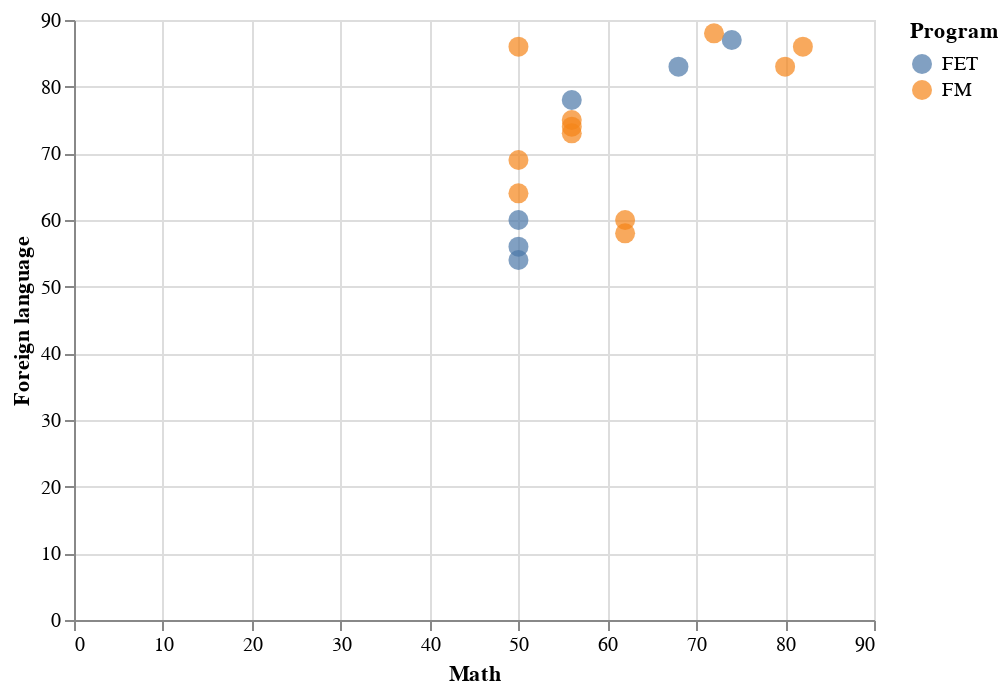

The cell this chart's notebook holds for it:
### Code cell
alt.Chart(df).mark_circle(size=100).encode(
    x='Math',
    y='Foreign language',
    color='Program',
    tooltip=['Name', 'Total Score']
).interactive()

### Figure 1 — Vega-Lite specification as saved in the notebook (floating-point values rounded to 4 significant figures)
{"config": {"view": {"continuousWidth": 400, "continuousHeight": 300}}, "data": {"name": "data-092c9a9eb8efa3f28cbe6f7b2eb85a67"}, "mark": {"type": "circle", "size": 100}, "encoding": {"color": {"type": "nominal", "field": "Program"}, "tooltip": [{"type": "nominal", "field": "Name"}, {"type": "quantitative", "field": "Total Score"}], "x": {"type": "quantitative", "field": "Math"}, "y": {"type": "quantitative", "field": "Foreign language"}}, "selection": {"selector003": {"type": "interval", "bind": "scales", "encodings": ["x", "y"]}}, "$schema": "https://vega.github.io/schema/vega-lite/v4.8.1.json", "datasets": {"data-092c9a9eb8efa3f28cbe6f7b2eb85a67": [{"Name": "Абрамов Петр Александрович", "Total Score": 243, "Math": 75.0, "Russian": 98.0, "IT": 70.0, "Program": "ITMB", "Foreign language": null}, {"Name": "Амерханова Наргиза Артуровна", "Total Score": 286, "Math": 96.0, "Russian": 89.0, "IT": 96.0, "Program": "ITMB", "Foreign language": null}, {"Name": "Баранов Алексей Алексеевич", "Total Score": 235, "Math": 45.0, "Russian": 96.0, "IT": 94.0, "Program": "ITMB", "Foreign language": null}, {"Name": "Баубеков Мирас Булатулы", "Total Score": 217, "Math": 70.0, "Russian": 81.0, "IT": 66.0, "Program": "ITMB", "Foreign language": null}, {"Name": "Богун Владислав Олегович", "Total Score": 242, "Math": 78.0, "Russian": 85.0, "IT": 79.0, "Program": "ITMB", "Foreign language": null}, {"Name": "Бойченко Анна Дмитриевна", "Total Score": 275, "Math": 86.0, "Russian": 89.0, "IT": 96.0, "Program": "ITMB", "Foreign language": null}, {"Name": "Воронков Георгий Юрьевич", "Total Score": 184, "Math": 45.0, "Russian": 72.0, "IT": 67.0, "Program": "ITMB", "Foreign language": null}, {"Name": "Данильченко Илья Владимирович", "Total Score": 253, "Math": 74.0, "Russian": 91.0, "IT": 83.0, "Program": "ITMB", "Foreign language": null}, {"Name": "Денисова Анна Леонидовна", "Total Score": 217, "Math": 72.0, "Russian": 71.0, "IT": 73.0, "Program": "ITMB", "Foreign language": null}, {"Name": "Джамалутдинов Тагир Саидович", "Total Score": 192, "Math": 68.0, "Russian": 56.0, "IT": 68.0, "Program": "ITMB", "Foreign language": null}, {"Name": "Кладько Валерия Михайловна", "Total Score": 240, "Math": 74.0, "Russian": 80.0, "IT": 81.0, "Program": "ITMB", "Foreign language": null}, {"Name": "Лушкин Максим Дмитриевич", "Total Score": 214, "Math": 70.0, "Russian": 70.0, "IT": 73.0, "Program": "ITMB", "Foreign language": null}, {"Name": "Марковиченко Максим Сергеевич", "Total Score": 272, "Math": 82.0, "Russian": 98.0, "IT": 88.0, "Program": "ITMB", "Foreign language": null}, {"Name": "Низамеев Тимур Ирикович", "Total Score": 195, "Math": 72.0, "Russian": 70.0, "IT": 53.0, "Program": "ITMB", "Foreign language": null}, {"Name": "Полежаев Антон Кириллович", "Total Score": 246, "Math": 82.0, "Russian": 76.0, "IT": 83.0, "Program": "ITMB", "Foreign language": null}, {"Name": "Попова Анастасия Михайловна", "Total Score": 280, "Math": 86.0, "Russian": 94.0, "IT": 100.0, "Program": "ITMB", "Foreign language": null}, {"Name": "Потёмкин Матвей Олегович", "Total Score": 223, "Math": 72.0, "Russian": 72.0, "IT": 79.0, "Program": "ITMB", "Foreign language": null}, {"Name": "Прохорова Анастасия Николаевна", "Total Score": 203, "Math": 72.0, "Russian": 78.0, "IT": 53.0, "Program": "ITMB", "Foreign language": null}, {"Name": "Савельев Никита Александрович", "Total Score": 241, "Math": 82.0, "Russian": 89.0, "IT": 70.0, "Program": "ITMB", "Foreign language": null}, {"Name": "Синтялёв Александр Александрович", "Total Score": 175, "Math": 56.0, "Russian": 51.0, "IT": 68.0, "Program": "ITMB", "Foreign language": null}, {"Name": "Соколов Алексей Дмитриевич", "Total Score": 190, "Math": 39.0, "Russian": 71.0, "IT": 80.0, "Program": "ITMB", "Foreign language": null}, {"Name": "Турищев Никита Владимирович", "Total Score": 270, "Math": 90.0, "Russian": 96.0, "IT": 84.0, "Program": "ITMB", "Foreign language": null}, {"Name": "Черкасов Андрей Андреевич", "Total Score": 186, "Math": 56.0, "Russian": 65.0, "IT": 65.0, "Program": "ITMB", "Foreign language": null}, {"Name": "Черкасов Артём Олегович", "Total Score": 225, "Math": 78.0, "Russian": 72.0, "IT": 75.0, "Program": "ITMB", "Foreign language": null}, {"Name": "Серегин Алексей Александрович", "Total Score": "перевод", "Math": null, "Russian": null, "IT": null, "Program": "ITMB", "Foreign language": null}, {"Name": "Ситников Денис Игоревич", "Total Score": "восстанов", "Math": null, "Russian": null, "IT": null, "Program": "ITMB", "Foreign language": null}, {"Name": "Маринченко Игорь Игоревич", "Total Score": "перевод", "Math": null, "Russian": null, "IT": null, "Program": "ITMB", "Foreign language": null}, {"Name": "Абдуллаев Шихзагир Шихвелиевич", "Total Score": 183, "Math": 50.0, "Russian": 69.0, "IT": null, "Program": "FET", "Foreign language": 60.0}, {"Name": "Красовский Матвей Геннадьевич", "Total Score": 213, "Math": 56.0, "Russian": 78.0, "IT": null, "Program": "FET", "Foreign language": 78.0}, {"Name": "Магомедхажиев Шарип Русланович", "Total Score": 179, "Math": 50.0, "Russian": 73.0, "IT": null, "Program": "FET", "Foreign language": 56.0}, {"Name": "Панасюк Милена Сергеевна", "Total Score": 251, "Math": 68.0, "Russian": 96.0, "IT": null, "Program": "FET", "Foreign language": 83.0}, {"Name": "Шалавин Эдуард Александрович", "Total Score": 243, "Math": 74.0, "Russian": 82.0, "IT": null, "Program": "FET", "Foreign language": 87.0}, {"Name": "Эдиев Хаваж-Баудин Шамильевич", "Total Score": 170, "Math": 50.0, "Russian": 66.0, "IT": null, "Program": "FET", "Foreign language": 54.0}, {"Name": "Ишханов Герман Арменович", "Total Score": "перевод", "Math": null, "Russian": null, "IT": null, "Program": "FET", "Foreign language": null}, {"Name": "Агеенко Дмитрий Олегович", "Total Score": 209, "Math": 56.0, "Russian": 78.0, "IT": null, "Program": "FM", "Foreign language": 75.0}, {"Name": "Бронников Александр Сергеевич", "Total Score": 204, "Math": 50.0, "Russian": 85.0, "IT": null, "Program": "FM", "Foreign language": 69.0}, {"Name": "Бухнов Алексей Викторович", "Total Score": 253, "Math": 82.0, "Russian": 85.0, "IT": null, "Program": "FM", "Foreign language": 86.0}, {"Name": "Годжаев Эмир Ильгарович", "Total Score": 204, "Math": 62.0, "Russian": 82.0, "IT": null, "Program": "FM", "Foreign language": 60.0}, {"Name": "Елизарова Яна Павловна", "Total Score": 262, "Math": 80.0, "Russian": 94.0, "IT": null, "Program": "FM", "Foreign language": 83.0}, {"Name": "Самохина Диана Романовна", "Total Score": 206, "Math": 56.0, "Russian": 76.0, "IT": null, "Program": "FM", "Foreign language": 74.0}, {"Name": "Сбруев Григорий Тимурович", "Total Score": 185, "Math": 56.0, "Russian": 56.0, "IT": null, "Program": "FM", "Foreign language": 73.0}, {"Name": "Скобцова Анна Максимовна", "Total Score": 249, "Math": 72.0, "Russian": 89.0, "IT": null, "Program": "FM", "Foreign language": 88.0}, {"Name": "Тарабукин Артем Дмитриевич", "Total Score": 212, "Math": 50.0, "Russian": 76.0, "IT": null, "Program": "FM", "Foreign language": 86.0}, {"Name": "Тихонов Андрей Александрович", "Total Score": 179, "Math": 50.0, "Russian": 65.0, "IT": null, "Program": "FM", "Foreign language": 64.0}, {"Name": "Юзвович Илья Александрович", "Total Score": 192, "Math": 62.0, "Russian": 72.0, "IT": null, "Program": "FM", "Foreign language": 58.0}, {"Name": "Соболев Сергей Сергеевич", "Total Score": "восстанов", "Math": null, "Russian": null, "IT": null, "Program": "FM", "Foreign language": null}, {"Name": "Буркова Светлана Сергеевна", "Total Score": "перевод", "Math": null, "Russian": null, "IT": null, "Program": "FM", "Foreign language": null}, {"Name": "Ястребов Кирилл Витальевич", "Total Score": "перевод", "Math": null, "Russian": null, "IT": null, "Program": "FM", "Foreign language": null}]}}
